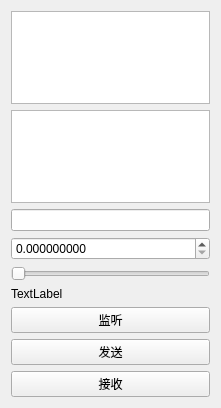
<?xml version="1.0" encoding="UTF-8"?>
<ui version="4.0">
 <class>Widget</class>
 <widget class="QWidget" name="Widget">
  <property name="geometry">
   <rect>
    <x>0</x>
    <y>0</y>
    <width>221</width>
    <height>408</height>
   </rect>
  </property>
  <property name="windowTitle">
   <string>Form</string>
  </property>
  <layout class="QVBoxLayout" name="verticalLayout">
   <item>
    <widget class="QTextEdit" name="textEdit"/>
   </item>
   <item>
    <widget class="QTextBrowser" name="textBrowser"/>
   </item>
   <item>
    <widget class="QLineEdit" name="lineEdit"/>
   </item>
   <item>
    <widget class="QDoubleSpinBox" name="doubleSpinBox">
     <property name="decimals">
      <number>9</number>
     </property>
     <property name="maximum">
      <double>10000.000000000000000</double>
     </property>
    </widget>
   </item>
   <item>
    <widget class="QSlider" name="horizontalSlider">
     <property name="orientation">
      <enum>Qt::Horizontal</enum>
     </property>
    </widget>
   </item>
   <item>
    <widget class="QLabel" name="messageLabel">
     <property name="text">
      <string>TextLabel</string>
     </property>
    </widget>
   </item>
   <item>
    <widget class="QPushButton" name="monitorButton">
     <property name="text">
      <string>监听</string>
     </property>
    </widget>
   </item>
   <item>
    <widget class="QPushButton" name="sendBtn">
     <property name="text">
      <string>发送</string>
     </property>
    </widget>
   </item>
   <item>
    <widget class="QPushButton" name="receiveButton">
     <property name="text">
      <string>接收</string>
     </property>
    </widget>
   </item>
  </layout>
 </widget>
 <resources/>
 <connections/>
</ui>
